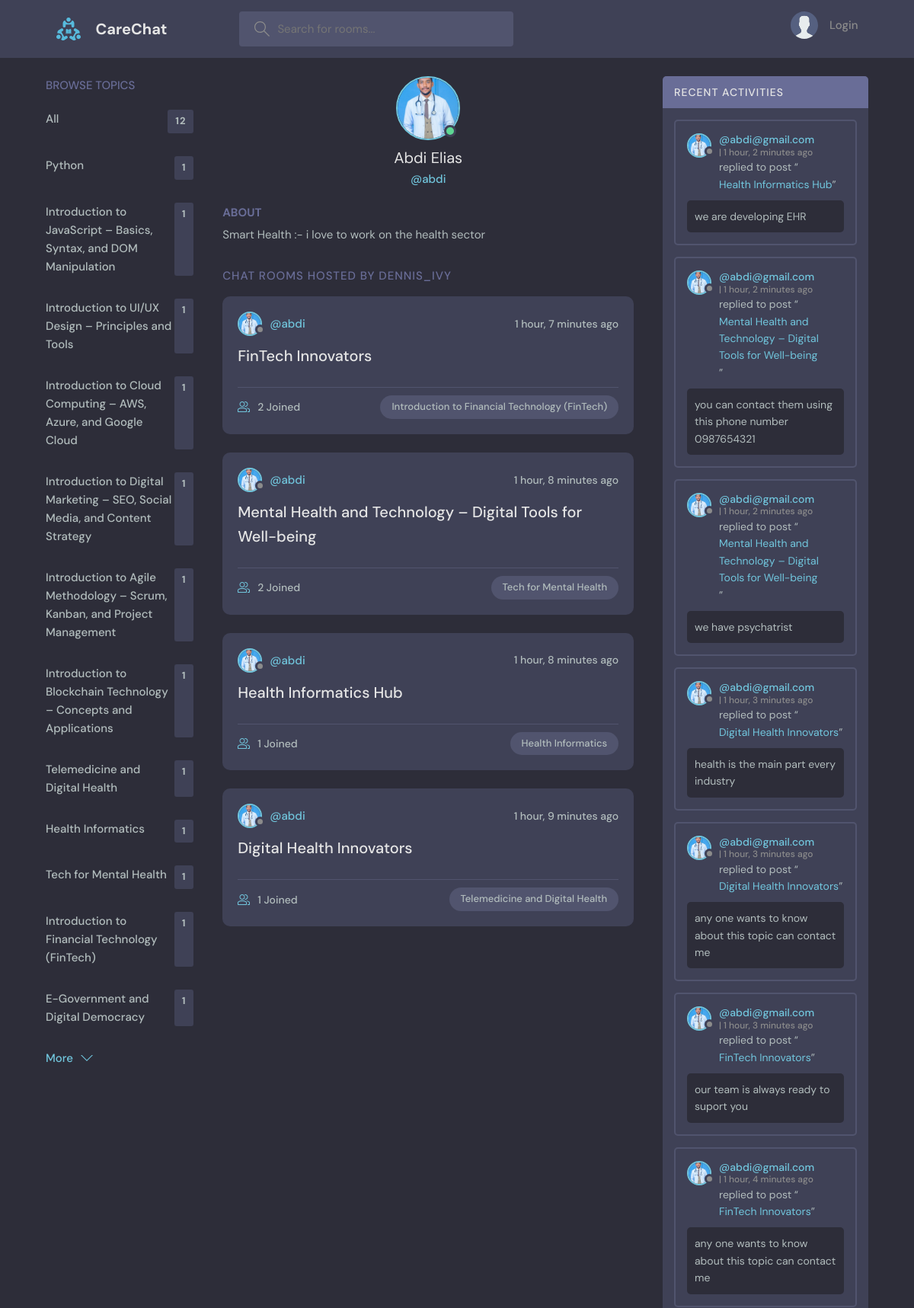
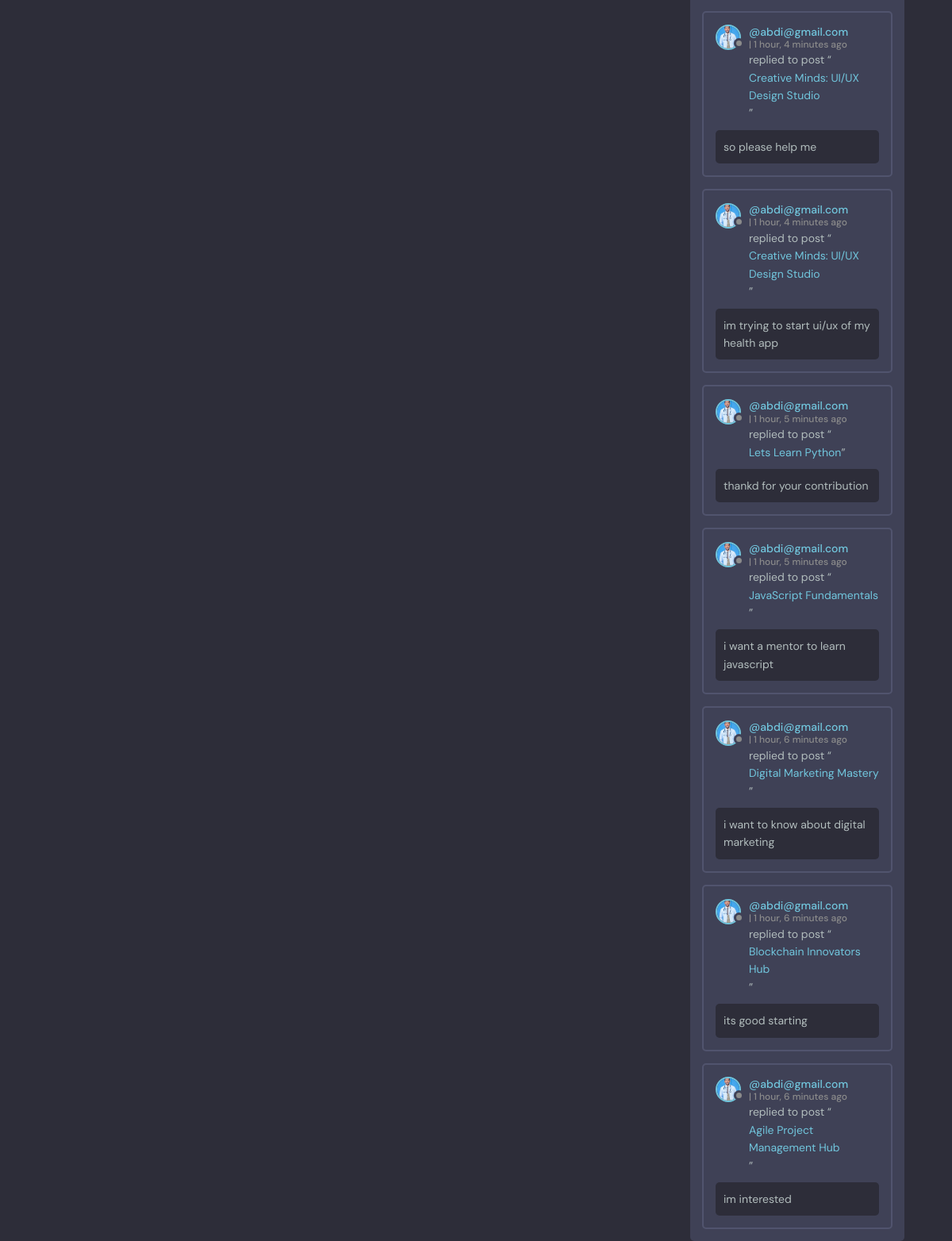
Screenshot of /profile/5/ with the database file from the repository (2 pictures, top to bottom).
### base/models.py (models this page shows, shortened)
class Topic(models.Model):
    name=models.CharField(max_length=200)

class User(AbstractUser):
    pass
    name=models.CharField(max_length=200,null=True)
    email=models.EmailField(unique=True, null=True)
    bio=models.TextField(null=True)
    avatar = models.ImageField(null=True,default='avatar.svg')
    USERNAME_FIELD='email'
    REQUIRED_FIELDS=[]

class Room(models.Model):
    host= models.ForeignKey(User,on_delete=models.SET_NULL,null=True)
    topic = models.ForeignKey(Topic,on_delete=models.SET_NULL,null=True)
    name = models.CharField(max_length=200)
    description = models.TextField(null=True,blank=True)
    participants=models.ManyToManyField(User,related_name='participants',blank=True)
    updated=models.DateTimeField(auto_now=True)
    created=models.DateTimeField(auto_now_add=True)
    class Meta:
        ordering = ['-updated','-created']
    def __str__(self):
        return self.name

class Message(models.Model):
    user=models.ForeignKey(User,on_delete=models.CASCADE)
    room=models.ForeignKey(Room,on_delete=models.CASCADE)
    body=models.TextField()
    updated=models.DateTimeField(auto_now=True)
    created=models.DateTimeField(auto_now_add=True)
    class Meta:
        ordering = ['-updated','-created']

### base/views.py (the view)
# urls.py: path('profile/<str:pk>/', views.userProfile, name='user-profile'),
def userProfile(request ,pk):
    user=User.objects.get(id=pk)
    rooms=user.room_set.all()
    room_messages=user.message_set.all()
    topics=Topic.objects.all()
    context={'user':user,'rooms':rooms,'room_messages':room_messages,'topics':topics}
    return render(request,'base/profile.html',context)

### base/templates/base/profile.html (shortened to what this page needs)
{% extends 'main.html' %}
{% block content %}
<main class="profile-page layout layout--3">
  <div class="container">
    {% include 'base/topics_component.html' %}
    <div class="roomList">
      <div class="profile">
        <div class="profile__avatar">
          <div class="avatar avatar--large active">
            <img src="{{user.avatar.url}}" />
          </div>
        </div>
        <div class="profile__info">
          <h3>{{user.name}}</h3>
          <p>@{{user.username}}</p>
        </div>
        <div class="profile__about">
          <h3>About</h3>
          <p>
            {{user.bio}}
          </p>
        </div>
      </div>
      <div class="roomList__header">
        <div>
          <h2>Chat Rooms Hosted by dennis_ivy</a>
          </h2>
        </div>
      </div>
      {% include 'base/feed_component.html' %}
    </div>
    {% include 'base/activity_component.html' %}
  </div>
</main>
{% endblock content %}

### base/templates/base/topics_component.html
<div class="topics">
    <div class="topics__header">
      <h2>Browse Topics</h2>
    </div>
    <ul class="topics__list">
      <li>
        <a href="{% url 'home'%}">All <span>{{topics.count}}</span></a>
      </li>
      {% for topic in topics %}
      <li>
        <a href="{% url 'home'%}?q={{topic.name}}">{{topic.name}} <span>{{topic.room_set.all.count}}</span> </a>
      </li>
      {%endfor%}
    </ul>
    <a class="btn btn--link" href="{% url 'topics' %}">
      More
      <svg version="1.1" xmlns="http://www.w3.org/2000/svg" width="32" height="32" viewBox="0 0 32 32">
        <title>chevron-down</title>
        <path d="M16 21l-13-13h-3l16 16 16-16h-3l-13 13z"></path>
      </svg>
    </a>
  </div>

### base/templates/base/feed_component.html (shortened to what this page needs)
{% for room in rooms %}
<div class="roomListRoom">
    <div class="roomListRoom__header">
      <a href="{% url 'user-profile' room.host.id %}" class="roomListRoom__author">
        <div class="avatar avatar--small">
          <img src="{{room.host.avatar.url}}" />
        </div>
        <span>@{{ room.host.username }}</span>
      </a>
      <div class="roomListRoom__actions">
        <span>{{ room.created|timesince }} ago</span>
      </div>
    </div>
    <div class="roomListRoom__content">
      <a href="{% url 'room' room.id %}">{{ room.name }}</a>
    </div>
    <div class="roomListRoom__meta">
      <a href="{% url 'room' room.id %}" class="roomListRoom__joined">
        {{room.participants.all.count}} Joined
      </a>
      <p class="roomListRoom__topic">{{ room.topic.name }}</p>
    </div>
  </div>
  {% endfor %}

### base/templates/base/activity_component.html (shortened to what this page needs)
<div class="activities">
  <div class="activities__header">
    <h2>Recent Activities</h2>
  </div>
  {% for message in room_messages %}
  <div class="activities__box">
    <div class="activities__boxHeader roomListRoom__header">
      <a href="{% url 'user-profile' message.user.id %}" class="roomListRoom__author">
        <div class="avatar avatar--small">
          <img src="{{message.user.avatar.url}}" />
        </div>
        <p>
          @{{message.user}}
          <span>| {{message.created|timesince}} ago</span>
        </p>
      </a>
    </div>
    <div class="activities__boxContent">
      <p>replied to post “<a href="{% url 'room' message.room.id %}">{{message.room}}</a>”</p>
      <div class="activities__boxRoomContent">
{{message.body}}
      </div>
    </div>
  </div>
{% endfor %}
 </div>

### rows the page displays
Topic: name "Python", room_set.all.count "1"
Topic: name "Introduction to JavaScript – Basics, Syntax, and DOM Manipulation", room_set.all.count "1"
Topic: name "Introduction to UI/UX Design – Principles and Tools", room_set.all.count "1"
Topic: name "Introduction to Cloud Computing – AWS, Azure, and Google Cloud", room_set.all.count "1"
Topic: name "Introduction to Digital Marketing – SEO, Social Media, and Content Strategy", room_set.all.count "1"
Topic: name "Introduction to Agile Methodology – Scrum, Kanban, and Project Management", room_set.all.count "1"
Topic: name "Introduction to Blockchain Technology – Concepts and Applications", room_set.all.count "1"
Topic: name "Telemedicine and Digital Health", room_set.all.count "1"
Topic: name "Health Informatics", room_set.all.count "1"
Topic: name "Tech for Mental Health", room_set.all.count "1"
Topic: name "Introduction to Financial Technology (FinTech)", room_set.all.count "1"
Topic: name "E-Government and Digital Democracy", room_set.all.count "1"
User: avatar (picture), name "Abdi Elias", username "abdi", bio "Smart Health :- i love to work on the health sector"
Room: host.avatar (picture), host.username "abdi", created "1 hour, 7 minutes", name "FinTech Innovators", participants.all.count "2", topic.name "Introduction to Financial Technology (FinTech)"
Room: host.avatar (picture), host.username "abdi", created "1 hour, 8 minutes", name "Mental Health and Technology – Digital Tools for Well-being", participants.all.count "2", topic.name "Tech for Mental Health"
Room: host.avatar (picture), host.username "abdi", created "1 hour, 8 minutes", name "Health Informatics Hub", participants.all.count "1", topic.name "Health Informatics"
Room: host.avatar (picture), host.username "abdi", created "1 hour, 9 minutes", name "Digital Health Innovators", participants.all.count "1", topic.name "Telemedicine and Digital Health"
Message: user.avatar (picture), user "abdi@gmail.com", created "1 hour, 2 minutes", room "Health Informatics Hub", body "we are developing EHR"
Message: user.avatar (picture), user "abdi@gmail.com", created "1 hour, 2 minutes", room "Mental Health and Technology – Digital Tools for Well-being", body "you can contact them using this phone number 0987654321"
Message: user.avatar (picture), user "abdi@gmail.com", created "1 hour, 2 minutes", room "Mental Health and Technology – Digital Tools for Well-being", body "we have psychatrist"
Message: user.avatar (picture), user "abdi@gmail.com", created "1 hour, 3 minutes", room "Digital Health Innovators", body "health is the main part every industry"
Message: user.avatar (picture), user "abdi@gmail.com", created "1 hour, 3 minutes", room "Digital Health Innovators", body "any one wants to know about this topic can contact me"
Message: user.avatar (picture), user "abdi@gmail.com", created "1 hour, 3 minutes", room "FinTech Innovators", body "our team is always ready to suport you"
Message: user.avatar (picture), user "abdi@gmail.com", created "1 hour, 4 minutes", room "FinTech Innovators", body "any one wants to know about this topic can contact me"
Message: user.avatar (picture), user "abdi@gmail.com", created "1 hour, 4 minutes", room "Creative Minds: UI/UX Design Studio", body "so please help me"
Message: user.avatar (picture), user "abdi@gmail.com", created "1 hour, 4 minutes", room "Creative Minds: UI/UX Design Studio", body "im trying to start ui/ux of my health app"
Message: user.avatar (picture), user "abdi@gmail.com", created "1 hour, 5 minutes", room "Lets Learn Python", body "thankd for your contribution"
Message: user.avatar (picture), user "abdi@gmail.com", created "1 hour, 5 minutes", room "JavaScript Fundamentals", body "i want a mentor to learn javascript"
Message: user.avatar (picture), user "abdi@gmail.com", created "1 hour, 6 minutes", room "Digital Marketing Mastery", body "i want to know about digital marketing"
Message: user.avatar (picture), user "abdi@gmail.com", created "1 hour, 6 minutes", room "Blockchain Innovators Hub", body "its good starting"
Message: user.avatar (picture), user "abdi@gmail.com", created "1 hour, 6 minutes", room "Agile Project Management Hub", body "im interested"

### other values shown
{{ topics.count }} "12"
